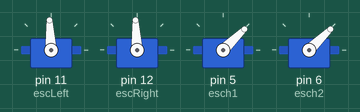
A sketch run on a simulated Arduino Uno, built with avr-gcc and run on an emulated ATmega328P. On the bench: 4 × servo. Wiring (inferred from the names in the program): MPU-6050 motion sensor at I2C address 0x68.

Above: at 0.1 s.
At 2.1 s:
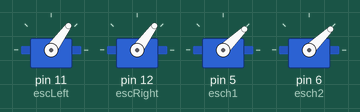
At 4.1 s:
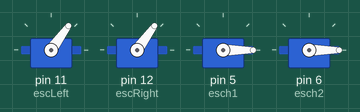
Timing chart, 0 to 5.6 s (numbered marks = the images above):
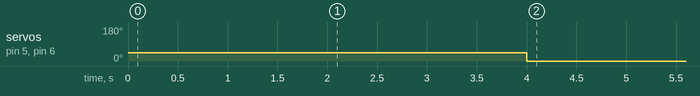

Measured:
- by itself, servo on pin 5 (esch1), servo on pin 6 (esch2): 44° → 0° at 4.0 s

The sketch:

Accelerometer.ino
```cpp
/*
    Spinup Control v1.02
      HERTS Tether Deployment Model
      TTU Mechatronics - 4/9/2018
      Ben Brandt, Seth Shearman
      Thanks to Tristin Hill, Dr. Stephen Canfield, and the makers of the libraries used
      This Arduino maintains a tangential acceleration specified for each cubesat. Also initializes the hoverboard ESCS.
    Changelog:
    v1.00           drop test, hardware initialization, encoder reading in interrupt, stepper functionality
    v1.01           quadrature encoding without missing counts. New encoder.
    v1.02           Streamlined velocity calculation. 1D Serial Communication. 1D 1 CubeSat Deployment
    Next...           PID Tuning, 1D deployment with 2 CubeSat, ROS communication, 2D Deployment
*/

#include <TimerThree.h>
#include <PID_v1.h>
#include<Wire.h>
#include<Servo.h>
#include <IRremote.h>
//***********************************************************************************
//                                 IR STUFF
const int RECV_PIN = 4;
IRrecv irrecv(RECV_PIN);
decode_results results;
int value;
int onoff = 0;
//**********************************************************************************

const int MPU_addr = 0x68; // I2C address of the MPU-6050
double AcX, AcY, AcZ, Tmp, GyX, GyY, GyZ, output, setpoint;
Servo escLeft, escRight, esch1, esch2;
int leftspeed, rightspeed, i, AcYavg;
double AccelerationY, AccelerationZ, RotationX;
int minimum = 1225;

PID straightPID(&RotationX, &output, &setpoint, .2, 0, 0, DIRECT);

void setup() {
  Timer3.initialize();
  Timer3.attachInterrupt(control, 10000);
  irrecv.enableIRIn();
  irrecv.blink13(true);

  straightPID.SetMode(AUTOMATIC);
  straightPID.SetOutputLimits(-100, 100);
  setpoint = 0;
  Wire.begin();
  Wire.beginTransmission(MPU_addr);
  Wire.write(0x6B);  // PWR_MGMT_1 register
  Wire.write(0);     // set to zero (wakes up the MPU-6050)
  Wire.endTransmission(true);
  Serial.begin(9600);

  escLeft.attach(11);
  escRight.attach(12);
  esch1.attach(5);
  esch2.attach(6);
  esch1.writeMicroseconds(1000); //hoverboard 1
  esch2.writeMicroseconds(1000); //hoverboard 2
  escRight.writeMicroseconds(1500);
  escLeft.writeMicroseconds(1500);
  delay(2000);
  escRight.writeMicroseconds(1100);
  escLeft.writeMicroseconds(1100);
  delay(2000);
}

void loop() {

  if (irrecv.decode(&results)) {
    onoff++;
    irrecv.resume();
  }

  esch1.writeMicroseconds(0); //hoverboard 1
  esch2.writeMicroseconds(0); //hoverboard 2


while (onoff == 1) {

  if (irrecv.decode(&results)) {
    onoff++;
    irrecv.resume();
  }


  esch1.writeMicroseconds(1400); //hoverboard 1
  esch2.writeMicroseconds(1400); //hoverboard 2

//  Wire.beginTransmission(MPU_addr);
//  Wire.write(0x3B);  // starting with register 0x3B (ACCEL_XOUT_H)
//  Wire.endTransmission(false);
//  Wire.requestFrom(MPU_addr, 14, true); // request a total of 14 registers
//  AcX = Wire.read() << 8 | Wire.read(); // 0x3B (ACCEL_XOUT_H) & 0x3C (ACCEL_XOUT_L)
//  AcY = Wire.read() << 8 | Wire.read(); // 0x3D (ACCEL_YOUT_H) & 0x3E (ACCEL_YOUT_L)
//  AcZ = Wire.read() << 8 | Wire.read(); // 0x3F (ACCEL_ZOUT_H) & 0x40 (ACCEL_ZOUT_L)
//  GyX = Wire.read() << 8 | Wire.read(); // 0x43 (GYRO_XOUT_H) & 0x44 (GYRO_XOUT_L)
//  GyY = Wire.read() << 8 | Wire.read(); // 0x45 (GYRO_YOUT_H) & 0x46 (GYRO_YOUT_L)
//  GyZ = Wire.read() << 8 | Wire.read(); // 0x47 (GYRO_ZOUT_H) & 0x48 (GYRO_ZOUT_L)
//
//  AccelerationY = AcY + 290; // makes the running average around 0
//  AccelerationZ = AcZ + 370; // makes the running average around 0
//  RotationX = GyY + 360;
//
//  if ((RotationX > -1000) && (RotationX < 1000)) {
//    RotationX = 0;
//  }
//  Serial.print(RotationX);
//  Serial.print("\t");
//  Serial.print(output);
//  Serial.print("\t");
//  Serial.print(leftspeed);
//  Serial.print("\t");
//  Serial.println(rightspeed);
//
//  if (output > 0) {
//    leftspeed = 1325 + output;
//    rightspeed = 1000;
//    escLeft.writeMicroseconds(leftspeed);
//    escRight.writeMicroseconds(rightspeed);
//  }
//
//  if (output <= 0 ) {
//    rightspeed = 1150 -  output;
//    leftspeed = 1300;
//    escRight.writeMicroseconds(rightspeed);
//    escLeft.writeMicroseconds(leftspeed);
//  }
}
onoff = 0;
}


void control() {
  straightPID.Compute();
}
```
